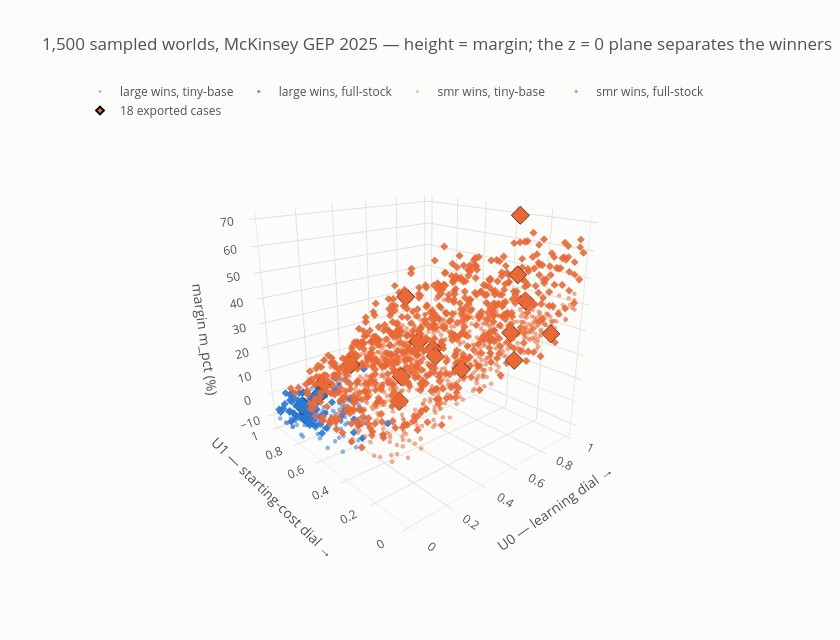

The cell this chart's notebook holds for it:
### Code cell
# Every point is one world. Subsample for a responsive plot; hover for the full draw.
d = D[REP]
rng = np.random.default_rng(0)
idx = np.sort(rng.choice(len(d), 1500, replace=False))
sub = d.iloc[idx]
cd = sub[["lr_large", "lr_smr", "boak_large", "boak_smr", "n_vendors", "conv_full",
          "dur_lambda", "dur_z", "m_usd"]].round(3).to_numpy()
ht = ("U0 %{x:.2f} | U1 %{y:.2f} | margin %{z:.1f}%<br>"
      "lr %{customdata[0]:.3f}/%{customdata[1]:.3f} | BOAK %{customdata[2]:,.0f}/%{customdata[3]:,.0f}<br>"
      "vendors %{customdata[4]} | conv_full %{customdata[5]} | dur λ %{customdata[6]:.2f} "
      "z %{customdata[7]:.2f}<br>margin %{customdata[8]:,.0f} $/kW<extra>%{text}</extra>")

fig = go.Figure()
for tech in TECHS:
    for conv, sym in ((0, "circle"), (1, "diamond")):
        mk = ((sub["winner"] == tech) & (sub["conv_full"] == conv)).to_numpy()
        if not mk.any():
            continue
        fig.add_trace(go.Scatter3d(
            x=sub.loc[mk, "U0"], y=sub.loc[mk, "U1"], z=sub.loc[mk, "m_pct"], mode="markers",
            name=f"{tech} wins, {'full-stock' if conv else 'tiny-base'}",
            text=[f"{tech} wins"] * mk.sum(), customdata=cd[mk],
            marker=dict(size=2.6, color=TECH_COLOR[tech], symbol=sym,
                        opacity=0.55 if conv == 0 else 0.9),
            hovertemplate=ht))

cs = SELECTED.reset_index()
fig.add_trace(go.Scatter3d(
    x=[D[r["schedule"]].loc[int(r["draw"]), "U0"] for _, r in cs.iterrows()],
    y=[D[r["schedule"]].loc[int(r["draw"]), "U1"] for _, r in cs.iterrows()],
    z=[D[r["schedule"]].loc[int(r["draw"]), "m_pct"] for _, r in cs.iterrows()],
    mode="markers", name="18 exported cases",
    text=[f"{r['case']} ({r['percentile']}, winner {r['winner']})" for _, r in cs.iterrows()],
    marker=dict(size=6, color=[TECH_COLOR[w] for w in cs["winner"]], symbol="diamond",
                line=dict(color=INK, width=2)),
    hovertemplate="%{text}<br>U0 %{x:.2f} | U1 %{y:.2f} | margin %{z:.1f}%<extra></extra>"))

plotly_layout(fig, title=f"1,500 sampled worlds, {REP} — height = margin; "
                         "the z = 0 plane separates the winners",
              width=840, height=640, legend=dict(orientation="h", y=1.05))
fig.update_layout(scene=dict(
    xaxis=dict(title="U0 — learning dial →", gridcolor=GRID, backgroundcolor=SURFACE),
    yaxis=dict(title="U1 — starting-cost dial →", gridcolor=GRID, backgroundcolor=SURFACE),
    zaxis=dict(title="margin m_pct (%)", gridcolor=GRID, backgroundcolor=SURFACE),
    camera=dict(eye=dict(x=-1.5, y=-1.7, z=0.8))))
fig.show()

### Figure 1 — Plotly figure (JSON) as saved in the notebook; plotly's stock layout.template omitted (floating-point values rounded to 4 significant figures; data arrays with more than 128 entries replaced by an {"elided": "..."} marker saying what was removed)
{"data": [{"customdata": {"elided": "123x9 float values"}, "hovertemplate": "U0 %{x:.2f} | U1 %{y:.2f} | margin %{z:.1f}%<br>lr %{customdata[0]:.3f}/%{customdata[1]:.3f} | BOAK %{customdata[2]:,.0f}/%{customdata[3]:,.0f}<br>vendors %{customdata[4]} | conv_full %{customdata[5]} | dur λ %{customdata[6]:.2f} z %{customdata[7]:.2f}<br>margin %{customdata[8]:,.0f} $/kW<extra>%{text}</extra>", "marker": {"color": "#2a78d6", "opacity": 0.55, "size": 2.6, "symbol": "circle"}, "mode": "markers", "name": "large wins, tiny-base", "text": ["large wins", "large wins", "large wins", "large wins", "large wins", "large wins", "large wins", "large wins", "large wins", "large wins", "large wins", "large wins", "large wins", "large wins", "large wins", "large wins", "large wins", "large wins", "large wins", "large wins", "large wins", "large wins", "large wins", "large wins", "large wins", "large wins", "large wins", "large wins", "large wins", "large wins", "large wins", "large wins", "large wins", "large wins", "large wins", "large wins", "large wins", "large wins", "large wins", "large wins", "large wins", "large wins", "large wins", "large wins", "large wins", "large wins", "large wins", "large wins", "large wins", "large wins", "large wins", "large wins", "large wins", "large wins", "large wins", "large wins", "large wins", "large wins", "large wins", "large wins", "large wins", "large wins", "large wins", "large wins", "large wins", "large wins", "large wins", "large wins", "large wins", "large wins", "large wins", "large wins", "large wins", "large wins", "large wins", "large wins", "large wins", "large wins", "large wins", "large wins", "large wins", "large wins", "large wins", "large wins", "large wins", "large wins", "large wins", "large wins", "large wins", "large wins", "large wins", "large wins", "large wins", "large wins", "large wins", "large wins", "large wins", "large wins", "large wins", "large wins", "large wins", "large wins", "large wins", "large wins", "large wins", "large wins", "large wins", "large wins", "large wins", "large wins", "large wins", "large wins", "large wins", "large wins", "large wins", "large wins", "large wins", "large wins", "large wins", "large wins", "large wins", "large wins", "large wins"], "type": "scatter3d", "x": [0.06281, 0.1984, 0.1668, 0.07272, 0.006759, 0.3685, 0.09383, 0.04403, 0.07874, 0.201, 0.1479, 0.04641, 0.3473, 0.2615, 0.18, 0.06263, 0.1158, 0.321, 0.2602, 0.08278, 0.07092, 0.1975, 0.04581, 0.1055, 0.01258, 0.0841, 0.2219, 0.1248, 0.03238, 0.05262, 0.2076, 0.05564, 0.01891, 0.2458, 0.1257, 0.1637, 0.03027, 0.2011, 0.0513, 0.01984, 0.151, 0.1405, 0.06232, 0.06291, 0.05925, 0.05964, 0.1937, 0.1878, 0.2384, 0.1228, 0.1033, 0.1217, 0.208, 0.002388, 0.1443, 0.08221, 0.2105, 0.08068, 0.001256, 0.02563, 0.1465, 0.3409, 0.01994, 0.07085, 0.1612, 0.2369, 0.0139, 0.2092, 0.07101, 0.2235, 0.0468, 0.2407, 0.06861, 0.05855, 0.09172, 0.2398, 0.09442, 0.1373, 0.1371, 0.0213, 0.2508, 0.3614, 0.2468, 0.09381, 0.1598, 0.2016, 0.1124, 0.2604, 0.002243, 0.1321, 0.1573, 0.1613, 0.01764, 0.2194, 0.0399, 0.09432, 0.38, 0.3331, 0.01768, 0.03849, 0.173, 0.3021, 0.06409, 0.1205, 0.0773, 0.2338, 0.3751, 0.1546, 0.342, 0.09803, 0.1245, 0.1957, 0.09037, 0.03584, 0.243, 0.165, 0.09435, 0.05459, 0.0193, 0.2177, 0.06154, 0.004339, 0.1121], "y": [0.7536, 0.6946, 0.4855, 0.6442, 0.6117, 0.9118, 0.8886, 0.7871, 0.9979, 0.9305, 0.93, 0.9077, 0.9683, 0.7974, 0.6749, 0.7661, 0.5492, 0.9283, 0.7189, 0.7052, 0.9426, 0.8573, 0.7852, 0.9355, 0.4394, 0.9958, 0.7632, 0.7768, 0.4016, 0.7176, 0.9734, 0.9338, 0.5061, 0.6352, 0.7007, 0.9387, 0.3963, 0.8756, 0.9035, 0.8069, 0.656, 0.7685, 0.7783, 0.6391, 0.7736, 0.5379, 0.5784, 0.518, 0.7221, 0.7608, 0.9689, 0.9768, 0.8806, 0.9767, 0.8717, 0.965, 0.6416, 0.7584, 0.9038, 0.3574, 0.6482, 0.7163, 0.7918, 0.671, 0.9347, 0.804, 0.93, 0.5435, 0.6835, 0.7779, 0.876, 0.8108, 0.8587, 0.7316, 0.4358, 0.9808, 0.4036, 0.8954, 0.9485, 0.9051, 0.894, 0.9757, 0.8744, 0.9218, 0.7377, 0.7177, 0.8112, 0.6696, 0.8489, 0.5937, 0.8809, 0.7205, 0.5687, 0.9837, 0.9042, 0.7137, 0.8537, 0.9657, 0.6459, 0.937, 0.9749, 0.9653, 0.9495, 0.655, 0.5463, 0.9058, 0.9676, 0.9291, 0.957, 0.5767, 0.8299, 0.9912, 0.8389, 0.8879, 0.6405, 0.8152, 0.8998, 0.8632, 0.9525, 0.7158, 0.5051, 0.8562, 0.5629], "z": [-7.255, -2.063, -0.2685, -3.839, -6.158, -0.7767, -3.37, -7.865, -3.351, -5.14, -2.169, -10.24, -3.323, -2.182, -0.9979, -4.132, -0.7741, -1.606, -0.833, -4.697, -5.369, -1.839, -7.15, -9.102, -5.379, -10.17, -0.8084, -3.882, -0.9179, -5.954, -4.875, -10.22, -3.905, -1.245, -3.49, -4.648, -0.4496, -0.5475, -12.0, -12.01, -3.8, -4.466, -7.69, -4.914, -7.762, -4.952, -2.553, -0.5208, -0.4193, -1.424, -8.258, -6.124, -1.988, -10.11, -5.723, -10.71, -1.389, -6.32, -4.054, -0.9788, -4.24, -0.9277, -12.43, -6.314, -4.886, -7.143, -10.97, -1.271, -6.13, -2.854, -7.147, -4.251, -11.05, -6.21, -3.295, -2.253, -1.45, -5.337, -6.545, -9.957, -2.982, -1.036, -1.32, -7.665, -3.408, -1.21, -5.857, -1.378, -9.466, -0.4329, -5.206, -4.153, -8.91, -7.706, -9.317, -4.687, -0.4914, -3.161, -5.871, -9.883, -6.25, -1.644, -8.43, -5.321, -2.277, -2.602, -1.76, -6.608, -2.981, -0.8575, -8.527, -2.085, -5.284, -8.555, -1.187, -6.807, -7.557, -8.423, -11.61, -2.048, -2.963, -9.774, -1.933]}, {"customdata": {"elided": "62x9 float values"}, "hovertemplate": "U0 %{x:.2f} | U1 %{y:.2f} | margin %{z:.1f}%<br>lr %{customdata[0]:.3f}/%{customdata[1]:.3f} | BOAK %{customdata[2]:,.0f}/%{customdata[3]:,.0f}<br>vendors %{customdata[4]} | conv_full %{customdata[5]} | dur λ %{customdata[6]:.2f} z %{customdata[7]:.2f}<br>margin %{customdata[8]:,.0f} $/kW<extra>%{text}</extra>", "marker": {"color": "#2a78d6", "opacity": 0.9, "size": 2.6, "symbol": "diamond"}, "mode": "markers", "name": "large wins, full-stock", "text": ["large wins", "large wins", "large wins", "large wins", "large wins", "large wins", "large wins", "large wins", "large wins", "large wins", "large wins", "large wins", "large wins", "large wins", "large wins", "large wins", "large wins", "large wins", "large wins", "large wins", "large wins", "large wins", "large wins", "large wins", "large wins", "large wins", "large wins", "large wins", "large wins", "large wins", "large wins", "large wins", "large wins", "large wins", "large wins", "large wins", "large wins", "large wins", "large wins", "large wins", "large wins", "large wins", "large wins", "large wins", "large wins", "large wins", "large wins", "large wins", "large wins", "large wins", "large wins", "large wins", "large wins", "large wins", "large wins", "large wins", "large wins", "large wins", "large wins", "large wins", "large wins", "large wins"], "type": "scatter3d", "x": [0.03367, 0.08723, 0.08585, 0.1068, 0.04294, 0.05468, 0.005008, 0.1366, 0.102, 0.05919, 0.01519, 0.232, 0.01482, 0.2819, 0.0687, 0.07092, 0.05828, 0.1511, 0.242, 0.1503, 0.001797, 0.01619, 0.09297, 0.07702, 0.03181, 0.1546, 0.05438, 0.1184, 0.0584, 0.009623, 0.3322, 0.05718, 0.1357, 0.05631, 0.1357, 0.02173, 0.07189, 0.01445, 0.1264, 0.01256, 0.01787, 0.006849, 0.07176, 0.2812, 0.09215, 0.002551, 0.08043, 0.09792, 0.1847, 0.2055, 0.04285, 0.1315, 0.08179, 0.1573, 0.1216, 0.1513, 0.1336, 0.5222, 0.03118, 0.07573, 0.04762, 0.005204], "y": [0.8165, 0.8041, 0.9885, 0.8522, 0.9364, 0.7671, 0.8186, 0.6342, 0.9507, 0.8184, 0.8589, 0.9897, 0.8166, 0.7714, 0.9029, 0.8365, 0.7573, 0.9941, 0.4229, 0.8566, 0.8622, 0.6078, 0.9911, 0.385, 0.5893, 0.9797, 0.9291, 0.947, 0.762, 0.9509, 0.986, 0.9443, 0.9461, 0.732, 0.8698, 0.6261, 0.7085, 0.7174, 0.949, 0.8897, 0.9008, 0.9724, 0.8447, 0.8966, 0.8864, 0.6863, 0.8924, 0.4785, 0.602, 0.8182, 0.7871, 0.8959, 0.753, 0.527, 0.7526, 0.6312, 0.9689, 0.9896, 0.9733, 0.9985, 0.9852, 0.9854], "z": [-0.9147, -7.656, -1.048, -0.1519, -1.777, -6.87, -3.734, -1.613, -0.5072, -1.332, -4.261, -1.703, -4.396, -2.498, -1.505, -7.396, -3.604, -7.016, -0.5882, -1.296, -7.62, -4.175, -3.486, -0.07994, -1.835, -8.175, -7.555, -1.058, -2.724, -4.887, -0.402, -3.078, -1.09, -7.029, -6.347, -1.092, -2.252, -3.316, -0.8063, -4.165, -5.16, -7.161, -1.828, -2.147, -6.485, -3.166, -1.548, -1.886, -3.285, -3.457, -1.222, -6.285, -1.056, -2.503, -3.949, -0.07996, -1.516, -0.7987, -4.258, -1.903, -0.1756, -6.358]}, {"customdata": {"elided": "629x9 float values"}, "hovertemplate": "U0 %{x:.2f} | U1 %{y:.2f} | margin %{z:.1f}%<br>lr %{customdata[0]:.3f}/%{customdata[1]:.3f} | BOAK %{customdata[2]:,.0f}/%{customdata[3]:,.0f}<br>vendors %{customdata[4]} | conv_full %{customdata[5]} | dur λ %{customdata[6]:.2f} z %{customdata[7]:.2f}<br>margin %{customdata[8]:,.0f} $/kW<extra>%{text}</extra>", "marker": {"color": "#eb6834", "opacity": 0.55, "size": 2.6, "symbol": "circle"}, "mode": "markers", "name": "smr wins, tiny-base", "text": {"elided": "629 str values"}, "type": "scatter3d", "x": {"elided": "629 float values"}, "y": {"elided": "629 float values"}, "z": {"elided": "629 float values"}}, {"customdata": {"elided": "686x9 float values"}, "hovertemplate": "U0 %{x:.2f} | U1 %{y:.2f} | margin %{z:.1f}%<br>lr %{customdata[0]:.3f}/%{customdata[1]:.3f} | BOAK %{customdata[2]:,.0f}/%{customdata[3]:,.0f}<br>vendors %{customdata[4]} | conv_full %{customdata[5]} | dur λ %{customdata[6]:.2f} z %{customdata[7]:.2f}<br>margin %{customdata[8]:,.0f} $/kW<extra>%{text}</extra>", "marker": {"color": "#eb6834", "opacity": 0.9, "size": 2.6, "symbol": "diamond"}, "mode": "markers", "name": "smr wins, full-stock", "text": {"elided": "686 str values"}, "type": "scatter3d", "x": {"elided": "686 float values"}, "y": {"elided": "686 float values"}, "z": {"elided": "686 float values"}}, {"hovertemplate": "%{text}<br>U0 %{x:.2f} | U1 %{y:.2f} | margin %{z:.1f}%<extra></extra>", "marker": {"color": ["#eb6834", "#eb6834", "#eb6834", "#eb6834", "#eb6834", "#2a78d6", "#eb6834", "#eb6834", "#eb6834", "#eb6834", "#eb6834", "#eb6834", "#eb6834", "#eb6834", "#2a78d6", "#eb6834", "#eb6834", "#2a78d6"], "line": {"color": "#0b0b0b", "width": 2}, "size": 6, "symbol": "diamond"}, "mode": "markers", "name": "18 exported cases", "text": ["eia_p05 (p05, winner smr)", "eia_p50 (p50, winner smr)", "eia_p95 (p95, winner smr)", "aj_p05 (p05, winner smr)", "aj_p50 (p50, winner smr)", "aj_p95 (p95, winner large)", "iaea_p05 (p05, winner smr)", "iaea_p50 (p50, winner smr)", "iaea_p95 (p95, winner smr)", "mck_p05 (p05, winner smr)", "mck_p50 (p50, winner smr)", "mck_p95 (p95, winner smr)", "cop28_p05 (p05, winner smr)", "cop28_p50 (p50, winner smr)", "cop28_p95 (p95, winner large)", "eo_p05 (p05, winner smr)", "eo_p50 (p50, winner smr)", "eo_p95 (p95, winner large)"], "type": "scatter3d", "x": [0.8372, 0.3674, 0.9179, 0.6394, 0.3743, 0.1579, 0.8199, 0.6373, 0.1884, 0.7682, 0.6876, 0.3903, 0.9876, 0.5085, 0.1027, 0.9513, 0.6754, 0.09917], "y": [0.02346, 0.4783, 0.8634, 0.05863, 0.5032, 0.8653, 0.2098, 0.5437, 0.88, 0.1888, 0.826, 0.917, 0.2859, 0.2397, 0.9023, 0.3192, 0.7125, 0.9257], "z": [31.39, 13.46, 3.358, 24.69, 2.223, -0.6034, 50.59, 13.99, 2.717, 29.49, 33.34, 6.307, 36.55, 19.5, -9.289, 70.25, 15.58, -5.415]}], "layout": {"font": {"color": "#52514e", "size": 12}, "height": 640, "legend": {"orientation": "h", "y": 1.05}, "paper_bgcolor": "#fcfcfb", "plot_bgcolor": "#fcfcfb", "scene": {"camera": {"eye": {"x": -1.5, "y": -1.7, "z": 0.8}}, "xaxis": {"backgroundcolor": "#fcfcfb", "gridcolor": "#e1e0d9", "title": {"text": "U0 — learning dial →"}}, "yaxis": {"backgroundcolor": "#fcfcfb", "gridcolor": "#e1e0d9", "title": {"text": "U1 — starting-cost dial →"}}, "zaxis": {"backgroundcolor": "#fcfcfb", "gridcolor": "#e1e0d9", "title": {"text": "margin m_pct (%)"}}}, "title": {"text": "1,500 sampled worlds, McKinsey GEP 2025 — height = margin; the z = 0 plane separates the winners"}, "width": 840, "xaxis": {"gridcolor": "#e1e0d9", "zerolinecolor": "#c3c2b7"}, "yaxis": {"gridcolor": "#e1e0d9", "zerolinecolor": "#c3c2b7"}}}
